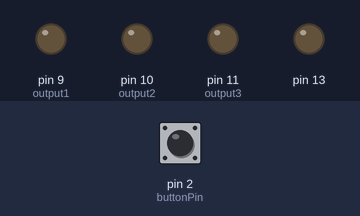
Bench run of a sketch on a simulated Arduino Uno, built with avr-gcc and run on an emulated ATmega328P. On the bench: output pins drawn as LEDs (lit = HIGH). Inputs (shaded band) come from the test bench; at power-on: pin 2 (buttonPin) LOW.

Above: at 1.2 s.
1.3 s: pin 2 (buttonPin) pulled HIGH for 0.15 s
At 2.5 s:
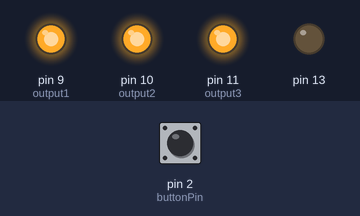
2.9 s: pin 2 (buttonPin) pulled HIGH for 1 s
At 3.9 s:
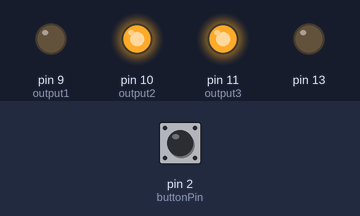
5.4 s: pin 2 (buttonPin) pulled HIGH for 0.15 s
At 5.8 s:
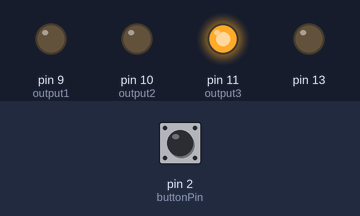
7.0 s: pin 2 (buttonPin) pulled HIGH for 3.2 s
At 8.2 s:
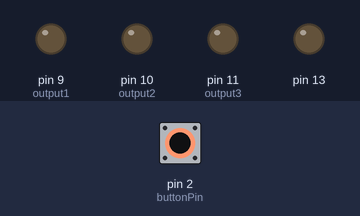
Timing chart, 0 to 10.0 s (numbered marks = the images above; inputs shaded):
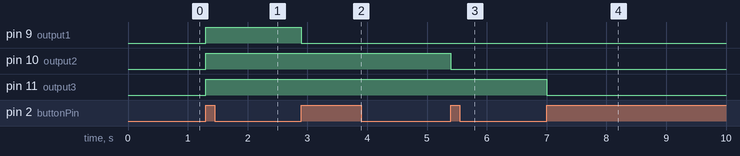

The sketch:

Beast_button_controll_motor_PlanB.ino
```cpp
const int buttonPin = 2;
const int output1 = 9;
const int output2 = 10;
const int output3 = 11;
//initialize pins
int buttonPushCounter = 0;
int buttonState = 0;
int lastButtonState = 0;

//initialize numbers
void setup() {
pinMode(buttonPin,INPUT);
pinMode(output1,OUTPUT);
pinMode(output2,OUTPUT);
pinMode(output3,OUTPUT);
pinMode(13,OUTPUT);
//pin set up
}

void loop() {
 int buttonState = digitalRead(buttonPin);        //sub in value (HIGH or LOW) for "buttonState"
   if (buttonState != lastButtonState)             //compare the two button states, continue if it change
  {
 if(buttonState==HIGH)                       //check if the button is on high
      {
       buttonPushCounter++;                       //add a count to the amount of pushes, used for next step
   if(buttonPushCounter%4==1)
   {
    digitalWrite(output1,HIGH);
    digitalWrite(output2,HIGH);
    digitalWrite(output3,HIGH);
    lastButtonState=buttonState;                    //set the lastButtonState to buttonState for the next loop
   }
   else if(buttonPushCounter%4==2)
   {
    digitalWrite(output1,LOW);
    digitalWrite(output2,HIGH);
    digitalWrite(output3,HIGH);
    lastButtonState=buttonState;                    //set the lastButtonState to buttonState for the next loop
   }
   else if(buttonPushCounter%4==3)
    {
      digitalWrite(output1,LOW);
      digitalWrite(output2,LOW);
      digitalWrite(output3,HIGH);
      lastButtonState=buttonState;                    //set the lastButtonState to buttonState for the next loop
    }
   else if(buttonPushCounter%4==0)
    {
      digitalWrite(output1,LOW);
      digitalWrite(output2,LOW);
      digitalWrite(output3,LOW);
      lastButtonState=buttonState;                    //set the lastButtonState to buttonState for the next loop
    }
  delay(500);
  lastButtonState=buttonState;                    //set the lastButtonState to buttonState for the next loop
  }
  else if(buttonState==LOW)
  lastButtonState=buttonState;                    //set the lastButtonState to buttonState for the next loop
  }
  else
  lastButtonState=buttonState;                    //set the lastButtonState to buttonState for the next loop
}
```

Measured:
- after the input at 1.3 s, pin 9 (output1), pin 10 (output2), pin 11 (output3): LOW → HIGH at once
- after the input at 2.9 s, pin 9 (output1): HIGH → LOW at once
- after the input at 5.4 s, pin 10 (output2): HIGH → LOW at once
- after the input at 7.0 s, pin 11 (output3): HIGH → LOW at once
